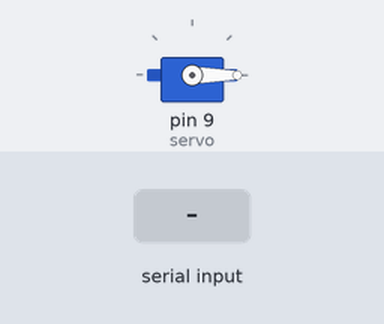
The sketch below on a simulated Arduino Uno, built with avr-gcc and run on an emulated ATmega328P. Parts: servo. The test bench sets the inputs (shaded band).

Above: at 2.2 s.
2.3 s: byte 30 received over Serial
At 2.7 s:
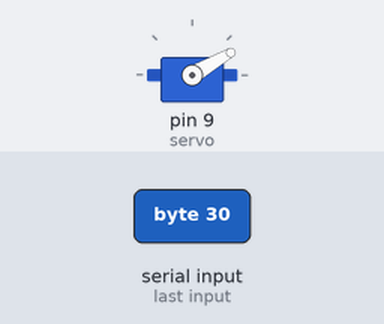
3.8 s: byte 90 received over Serial
At 5.0 s:
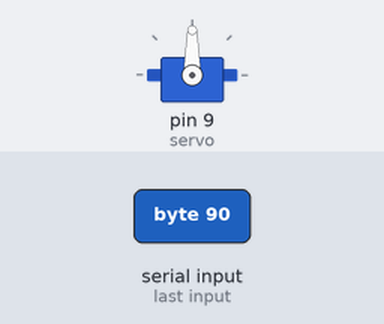
5.3 s: byte 120 received over Serial
At 6.2 s:
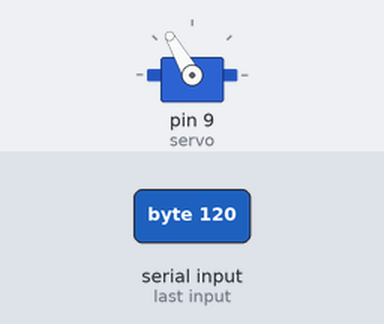
Timing chart, 0 to 8.3 s (numbered marks = the images above; inputs shaded):
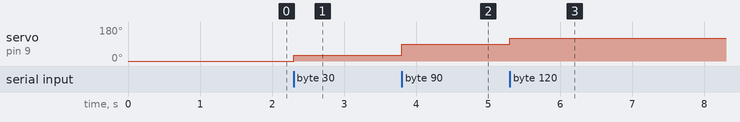

Measured:
- after the input at 2.3 s, servo on pin 9 (servo): 0° → 30° at once
- after the input at 3.8 s, servo on pin 9 (servo): 30° → 90° at once
- after the input at 5.3 s, servo on pin 9 (servo): 90° → 120° at once

The sketch:

7_-_stim_serial.ino
```cpp
#include "Servo.h"
Servo servo;

void setup() {
  servo.attach(9);
  servo.write(0);
  delay(1000);

  Serial.begin(9600);
  // put your setup code here, to run once:

}

void loop() {
  if (Serial.available()){
    int s = Serial.read();
    servo.write(s);
  }

  // put your main code here, to run repeatedly:

}
```
